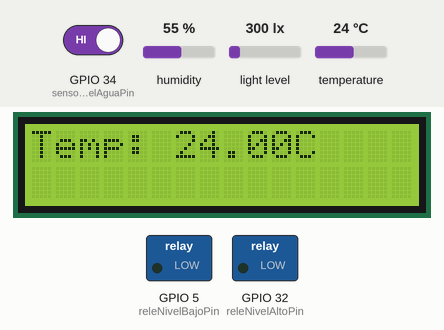
A sketch run on a simulated ESP32. Shown: 16×2 character LCD, switched loads named in the sketch (green lamp = pin HIGH). The test bench sets the inputs (shaded band); at power-on: GPIO 34 (sensorNivelAguaPin) HIGH, humidity 55 %, light level 300 lx, temperature 24 °C. WiFi joins after 1.5 s; servers stay silent unless stated; what the sketch prints to the serial monitor is not drawn.

Above: at 4.7 s.
4.8 s: GPIO 34 (sensorNivelAguaPin) driven LOW
11.1 s: humidity set to 22 %
At 12.5 s:
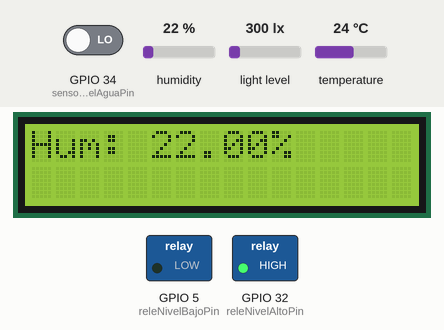
19.1 s: light level set to 40 lx
At 20.9 s:
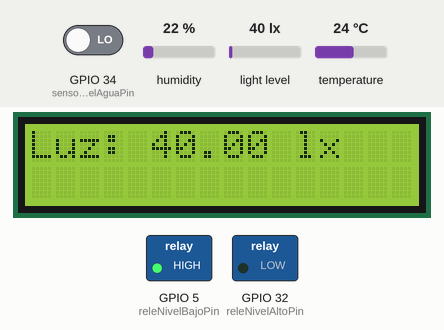
23.2 s: temperature set to 12 °C
At 29.2 s:
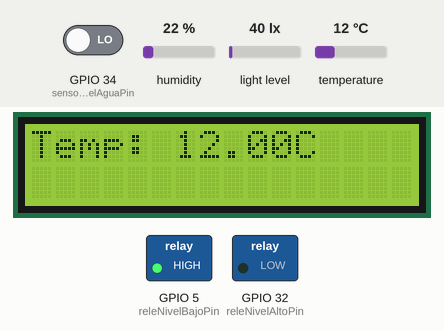
31.2 s: light level set to 500 lx
At 32.1 s:
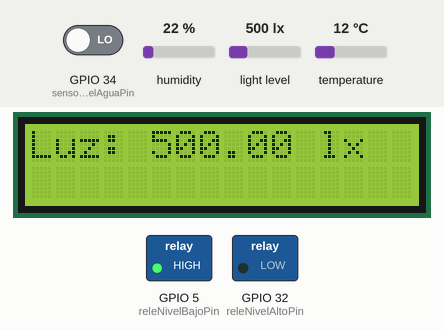
35.3 s: humidity set to 40 %
At 36.2 s:
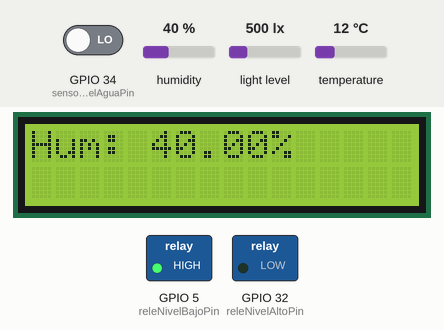
Timing chart, 0 to 38.3 s (numbered marks = the images above; inputs shaded):
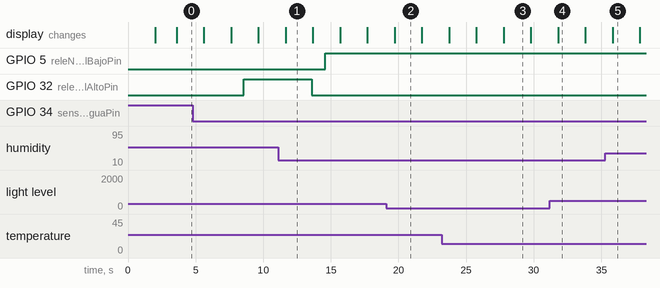

The sketch:

Germinador_Rutina.ino
```cpp
#include <WiFi.h>
#include <HTTPClient.h>
#include <Wire.h>
#include <BH1750.h>
#include <DHT.h>
#include <LiquidCrystal_I2C.h>

#define DHTPIN 4                // Pin conectado al DHT22
#define DHTTYPE DHT22           // Definir tipo de sensor como DHT22

DHT dht(DHTPIN, DHTTYPE);     // Crear objeto DHT

LiquidCrystal_I2C lcd(0x27, 16, 2); // Dirección I2C del LCD

// Definir credenciales de la red WiFi
const char* ssid = "TilinesTec";
const char* password = "ConectatePa123";

// URL del servidor para enviar datos
const char* serverUrl = "http://ipnproyecto.samayoaprojects.com.mx/germinadores/germinadorlab/data";

// Variables de lectura de sensores
float t;
float h;
float lux;

// Crear objeto para el sensor BH1750
BH1750 lightMeter;

// Variables para el control de la pantalla y temporizadores
unsigned long tiempoAnteriorPantalla = 0;
unsigned long tiempoAnteriorEnvio = 0;
unsigned long tiempoAnteriorRutina = 0;

const long intervaloPantalla = 2000;  // Intervalo de 2 segundos para actualización del LCD
const long intervaloEnvio = 60000;    // Intervalo de 1 minuto para envío de datos
const long intervaloRutina = 20000;  // Intervalo de 20 segundos para la rutina de relés

int pantallaActual = 0; // Estado de la pantalla para alternar entre datos

// Variables para el control de los relés y el sensor de nivel de agua
const int releNivelBajoPin = 5;
const int releNivelAltoPin = 32;
const int sensorNivelAguaPin = 34;

bool rutinaEjecutando = false;
unsigned long tiempoEsperarNivelBajo = 0;

void setup() {
  Serial.begin(115200);
  Serial.println(F("Iniciando sistema BH1750 y DHT22..."));

  dht.begin();
  Wire.begin(21, 22);
  if (lightMeter.begin(BH1750::CONTINUOUS_HIGH_RES_MODE)) {
    Serial.println(F("Sensor BH1750 iniciado correctamente"));
  } else {
    Serial.println(F("Error al iniciar el sensor BH1750"));
    while (1);
  }

  delay(2000);

  lux = lightMeter.readLightLevel();
  Serial.print("Lectura inicial de luz descartada: ");
  Serial.println(lux);

  lcd.begin(16, 2);
  lcd.backlight();

  WiFi.begin(ssid, password);
  Serial.print("Conectando a WiFi");
  while (WiFi.status() != WL_CONNECTED) {
    delay(500);
    Serial.print(".");
  }
  Serial.println("\nConexión WiFi establecida");
  Serial.print("IP local: ");
  Serial.println(WiFi.localIP());

  pinMode(releNivelBajoPin, OUTPUT);
  pinMode(releNivelAltoPin, OUTPUT);
  pinMode(sensorNivelAguaPin, INPUT);

  digitalWrite(releNivelBajoPin, LOW);
  digitalWrite(releNivelAltoPin, LOW);

  // Crear tareas para FreeRTOS
  xTaskCreatePinnedToCore(actualizarPantallaTask, "ActualizarPantalla", 2048, NULL, 1, NULL, 1);
  xTaskCreatePinnedToCore(leerSensoresTask, "LeerSensores", 2048, NULL, 1, NULL, 1);
  xTaskCreatePinnedToCore(envioDatosTask, "EnvioDatos", 2048, NULL, 1, NULL, 1);
  xTaskCreatePinnedToCore(ejecutarRutinaTask, "EjecutarRutina", 2048, NULL, 1, NULL, 1);
}

void loop() {
  // El loop no está haciendo nada, ya que FreeRTOS maneja las tareas
}

void actualizarPantallaTask(void* parameter) {
  while (true) {
    if (pantallaActual == 0) {
      float temp = dht.readTemperature();
      if (!isnan(temp)) {
        lcd.clear();
        lcd.setCursor(0, 0);
        lcd.print("Temp: ");
        lcd.print(temp);
        lcd.print("C");
        Serial.print("Temperatura: ");
        Serial.print(temp);
        Serial.println(" *C");
      }
      pantallaActual = 1;
    } else if (pantallaActual == 1) {
      float humidity = dht.readHumidity();
      if (!isnan(humidity)) {
        lcd.clear();
        lcd.setCursor(0, 0);
        lcd.print("Hum: ");
        lcd.print(humidity);
        lcd.print("%");
        Serial.print("Humedad: ");
        Serial.print(humidity);
        Serial.println(" %");
      }
      pantallaActual = 2;
    } else if (pantallaActual == 2) {
      lux = lightMeter.readLightLevel();
      lcd.clear();
      lcd.setCursor(0, 0);
      lcd.print("Luz: ");
      lcd.print(lux);
      lcd.print(" lx");
      Serial.print("Luz: ");
      Serial.print(lux);
      Serial.println(" lx");
      pantallaActual = 0;
    }
    delay(2000);  // Intervalo para actualización del LCD
  }
}

void leerSensoresTask(void* parameter) {
  while (true) {
    t = dht.readTemperature();
    h = dht.readHumidity();
    lux = lightMeter.readLightLevel();
    delay(500);  // Leer sensores cada 500ms
  }
}

void envioDatosTask(void* parameter) {
  unsigned long tiempoUltimoEnvio = 0;
  unsigned long intervaloPrimerEnvio = 60000;  // Primer envío después de 1 minuto
  unsigned long intervaloSubsecuente = 900000; // 15 minutos después del primer envío

  bool primerEnvio = true;  // Para controlar el primer envío

  while (true) {
    unsigned long tiempoActual = millis();

    if (primerEnvio) {
      // Primer envío después de 1 minuto
      if (tiempoActual - tiempoUltimoEnvio >= intervaloPrimerEnvio) {
        if (WiFi.status() == WL_CONNECTED) {
          HTTPClient http;

          String datos_a_enviar = "{\"temperatura\":" + String(t) + ",\"humedad\":" + String(h) + ",\"luz\":" + String(lux) + "}";

          Serial.println("Datos a enviar: " + datos_a_enviar);

          http.begin(serverUrl);
          http.addHeader("Content-Type", "application/json");

          int codigo_respuesta = http.POST(datos_a_enviar);

          if (codigo_respuesta > 0) {
            Serial.println("Respuesta del servidor: " + String(codigo_respuesta));
            String respuesta = http.getString();
            Serial.println("Respuesta del servidor: " + respuesta);
          } else {
            Serial.println("Error en la solicitud HTTP: " + String(codigo_respuesta));
          }
          http.end();
        } else {
          Serial.println("Error: No hay conexión WiFi.");
        }

        // Después del primer envío, cambiar a intervalo subsecuente
        primerEnvio = false;
        tiempoUltimoEnvio = tiempoActual;  // Actualiza el tiempo del último envío
      }
    } else {
      // Enviar cada 15 minutos después del primer envío
      if (tiempoActual - tiempoUltimoEnvio >= intervaloSubsecuente) {
        if (WiFi.status() == WL_CONNECTED) {
          HTTPClient http;

          String datos_a_enviar = "{\"temperatura\":" + String(t) + ",\"humedad\":" + String(h) + ",\"luz\":" + String(lux) + "}";

          Serial.println("Datos a enviar: " + datos_a_enviar);

          http.begin(serverUrl);
          http.addHeader("Content-Type", "application/json");

          int codigo_respuesta = http.POST(datos_a_enviar);

          if (codigo_respuesta > 0) {
            Serial.println("Respuesta del servidor: " + String(codigo_respuesta));
            String respuesta = http.getString();
            Serial.println("Respuesta del servidor: " + respuesta);
          } else {
            Serial.println("Error en la solicitud HTTP: " + String(codigo_respuesta));
          }
          http.end();
        } else {
          Serial.println("Error: No hay conexión WiFi.");
        }
        tiempoUltimoEnvio = tiempoActual;  // Actualiza el tiempo del último envío
      }
    }
    delay(1000);  // Espera de 1 segundo para el siguiente ciclo de envío
  }
}

void ejecutarRutinaTask(void* parameter) {
  while (true) {
    if (!rutinaEjecutando) {
      rutinaEjecutando = true;
      Serial.println("Iniciando rutina...");

      digitalWrite(releNivelBajoPin, HIGH);
      tiempoEsperarNivelBajo = millis();  // Inicia la espera del sensor de nivel de agua

      // Espera hasta que el sensor de nivel de agua detecte bajo
      while (digitalRead(sensorNivelAguaPin) == LOW) {
        delay(100);
      }
      digitalWrite(releNivelBajoPin, LOW);
      delay(5000);  // Espera de 5 segundos antes de activar el siguiente rele

      digitalWrite(releNivelAltoPin, HIGH);
      delay(5000);  // Espera de 5 segundos

      digitalWrite(releNivelAltoPin, LOW);
      rutinaEjecutando = false;  // Finaliza la rutina
    }
    delay(1000);  // Intervalo pequeño para no bloquear la tarea
  }
}
```

Measured:
- what the display in image 1 shows lasts 2.1 s, from 11.6 s to 13.7 s
